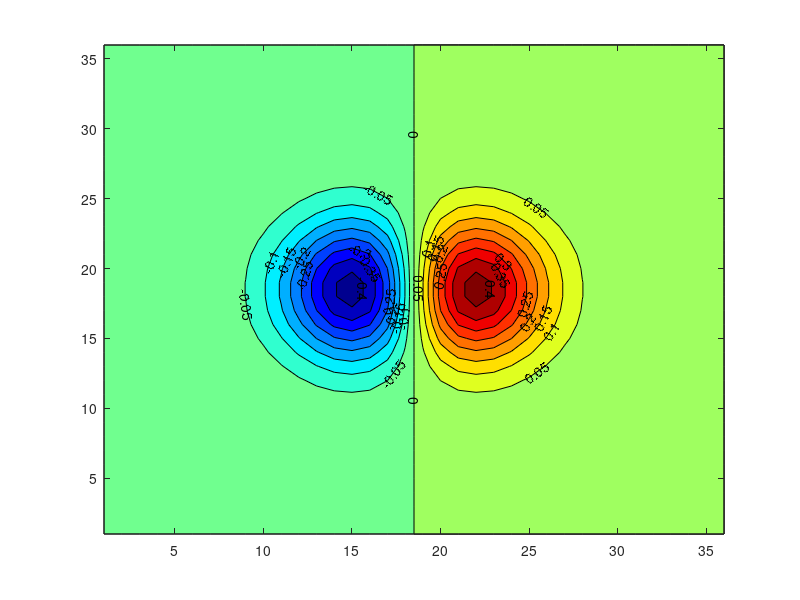

MATLAB code for this plot:
%Combine the contour techniques to generate a figure as shown below
clc, clear, close all
x = -3.5:0.2:3.5;
y = -3.5:0.2:3.5;
[X, Y] = meshgrid(x, y);
Z = X.*exp(-X.^2-Y.^2);
%                   z = ...的平面
[C, h] = contourf(Z, -.45:.05:.45);
clabel(C, h);
colormap jet